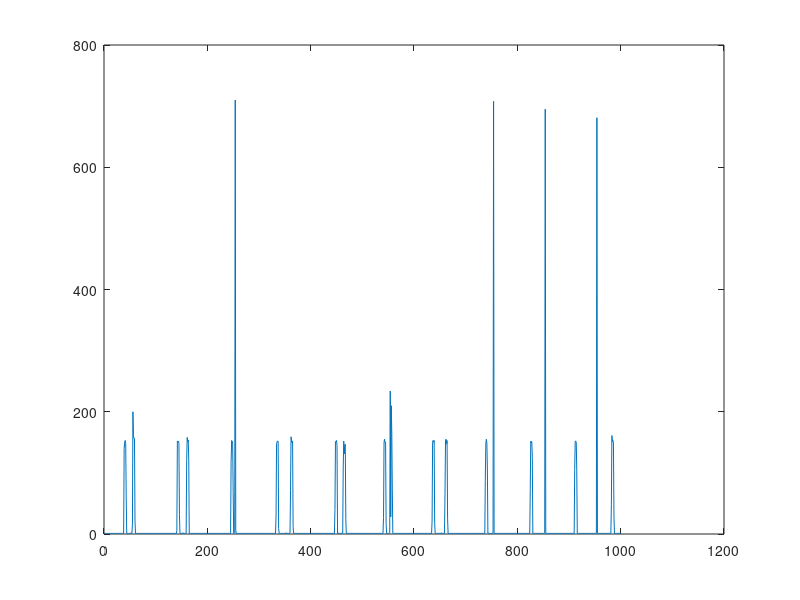

Recreate this plot in MATLAB.
load('recordData.mat')

L=length(recordData);

for i=1:L-1
   D(i)=recordData(i+1)-recordData(i); 
end


%%
c=1e3;

x=ceil(rand()*L)-1e3-1
plot(D(x:x+c))

